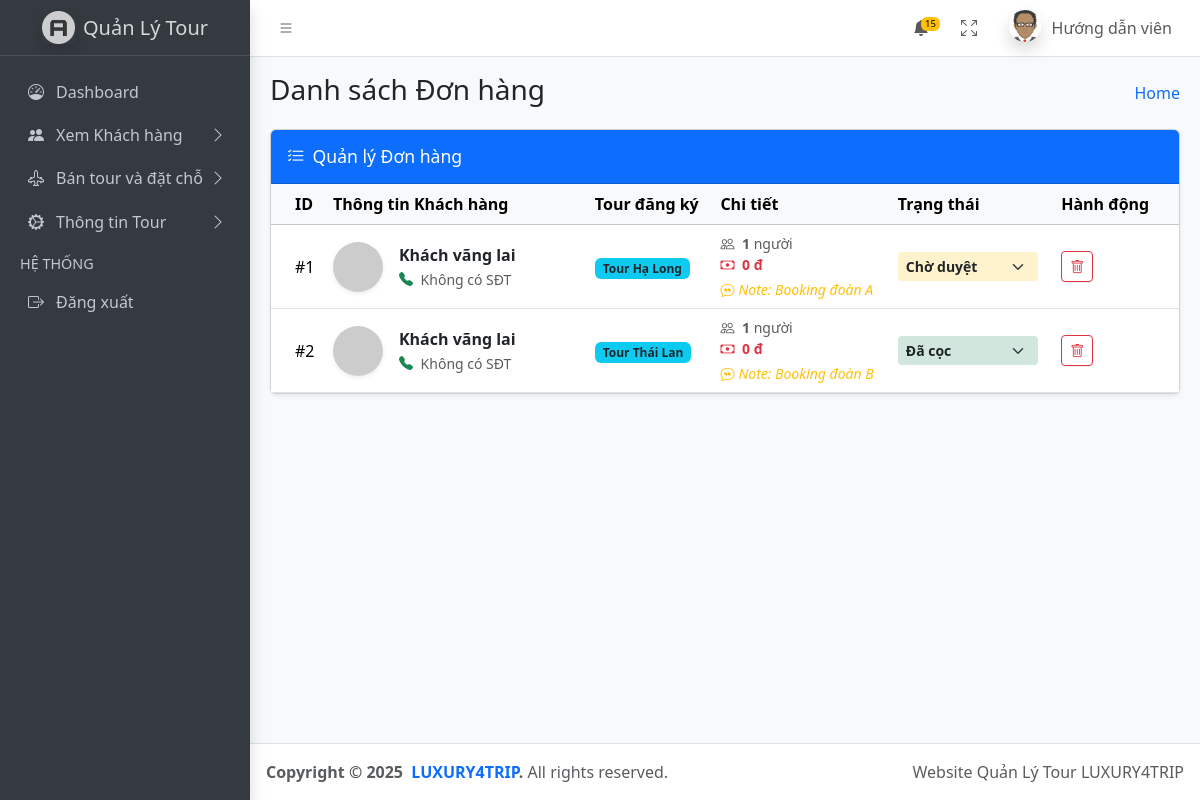
Screenshot of /?act=booking (signed in) with the database file from the repository.
### tables this page shows
CREATE TABLE `bookings` (
  `id` bigint(20) NOT NULL,
  `tour_id` bigint(20) DEFAULT NULL,
  `created_by` bigint(20) DEFAULT NULL,
  `assigned_guide_id` bigint(20) DEFAULT NULL,
  `status` bigint(20) DEFAULT NULL,
  `start_date` date DEFAULT NULL,
  `end_date` date DEFAULT NULL,
  `schedule_detail` longtext DEFAULT NULL CHECK (json_valid(`schedule_detail`)),
  `service_detail` longtext DEFAULT NULL CHECK (json_valid(`service_detail`)),
  `diary` longtext DEFAULT NULL CHECK (json_valid(`diary`)),
  `lists_file` longtext DEFAULT NULL CHECK (json_valid(`lists_file`)),
  `notes` text DEFAULT NULL,
  `created_at` timestamp NOT NULL DEFAULT current_timestamp(),
  `updated_at` timestamp NOT NULL DEFAULT current_timestamp() ON UPDATE current_timestamp()
);

CREATE TABLE `tours` (
  `id` bigint(20) NOT NULL,
  `name` varchar(255) NOT NULL,
  `description` text DEFAULT NULL,
  `category_id` bigint(20) DEFAULT NULL,
  `schedule` longtext DEFAULT NULL CHECK (json_valid(`schedule`)),
  `images` longtext DEFAULT NULL CHECK (json_valid(`images`)),
  `prices` longtext DEFAULT NULL CHECK (json_valid(`prices`)),
  `policies` longtext DEFAULT NULL CHECK (json_valid(`policies`)),
  `suppliers` longtext DEFAULT NULL CHECK (json_valid(`suppliers`)),
  `price` decimal(15,2) DEFAULT NULL,
  `status` tinyint(4) NOT NULL,
  `created_at` timestamp NOT NULL DEFAULT current_timestamp(),
  `updated_at` timestamp NOT NULL DEFAULT current_timestamp() ON UPDATE current_timestamp()
);

### src/controllers/BookingController.php (called while the page is built, shortened)
<?php
require_once __DIR__ . '/../models/Booking.php';
class BookingController {
    public function index() {
        $model = new Booking();
        $bookings = $model->getAll();
        view('admin.bookings.index', [
            'bookings' => $bookings,
            'title' => 'Quản lý Booking - Website Quản Lý Tour',
            'pageTitle' => 'Danh sách Đơn hàng'
        ]);
    }
}

### src/models/Booking.php (called while the page is built, shortened)
<?php
class Booking {
    public function getAll() {
        $db = getDB();
        $sql = "SELECT b.*, t.name as tour_name, s.name as status_name
                FROM bookings b
                LEFT JOIN tours t ON b.tour_id = t.id
                LEFT JOIN tour_statuses s ON b.status = s.id
                ORDER BY b.created_at DESC";
        $stmt = $db->prepare($sql);
        $stmt->execute();
        return $stmt->fetchAll();
    }
}

### src/models/User.php (called while the page is built, shortened)
<?php
class User
{
    public $role;
    public function __construct($data = [])
    {
        if (is_array($data)) {
            $this->name = $data['name'] ?? '';
            $this->role = $data['role'] ?? 'huong_dan_vien';
        } else {
            $this->name = $data;
        }
    }
    public function isAdmin()
    {
        return $this->role === 'admin';
    }
}

### views/admin/bookings/index.php (the view, shortened to what this page needs)
<div class="card shadow-sm">
    <div class="card-header bg-primary text-white">
        <h3 class="card-title mb-0">
            <i class="bi bi-list-check me-2"></i>Quản lý Đơn hàng
        </h3>
    </div>
    <div class="card-body table-responsive p-0">
        <table class="table table-hover align-middle">
            <thead class="table-light">
                <tr>
                    <th>ID</th>
                    <th style="min-width: 250px;">Thông tin Khách hàng</th>
                    <th>Tour đăng ký</th>
                    <th>Chi tiết</th>
                    <th>Trạng thái</th>
                    <th>Hành động</th>
                </tr>
            </thead>
            <tbody>
                <?php foreach ($bookings as $b): ?>
                    <?php
                        $info = json_decode($b['service_detail'], true);
                        $name = !empty($info['name']) ? $info['name'] : 'Khách vãng lai';
                        $phone = !empty($info['phone']) ? $info['phone'] : 'Không có SĐT';
                        $avatarUrl = "https://ui-avatars.com/api/?name=" . urlencode($name) . "&background=random&color=fff&size=128";
                    ?>
                <tr>
                    <td>#<?= $b['id'] ?></td>
                    <td>
                        <div class="d-flex align-items-center">
                            <img src="<?= $avatarUrl ?>" alt="Avatar" class="rounded-circle me-3 shadow-sm" width="50" height="50">
                            <div>
                                <p class="fw-bold mb-0 text-dark fs-6"><?= htmlspecialchars($name) ?></p>
                                <small class="text-muted">
                                    <i class="bi bi-telephone-fill me-1 text-success"></i>
                                    <?= htmlspecialchars($phone) ?>
                                </small>
                            </div>
                        </div>
                    </td>
                    <td>
                        <span class="badge bg-info text-dark">
                            <?= htmlspecialchars($b['tour_name']) ?>
                        </span>
                    </td>
                    <td>
                        <div class="small text-muted">
                            <div><i class="bi bi-people me-1"></i> <b><?= $info['people'] ?? 1 ?></b> người</div>
                            <div class="text-danger fw-bold"><i class="bi bi-cash me-1"></i> <?= number_format($info['total'] ?? 0) ?> đ</div>
                            <?php if(!empty($b['notes'])): ?>
                                <div class="fst-italic mt-1 text-warning"><i class="bi bi-chat-quote me-1"></i>Note: <?= htmlspecialchars($b['notes']) ?></div>
                            <?php endif; ?>
                        </div>
                    </td>
                    <td>
                        <form action="<?= BASE_URL ?>booking/update-status" method="POST">
                            <select name="status" class="form-select form-select-sm border-0 fw-bold shadow-none"
                                    onchange="this.form.submit()"
                                    style="width: 140px; background-color: <?= $b['status'] == 2 ? '#d1e7dd' : ($b['status'] == 3 ? '#cfe2ff' : '#fff3cd') ?>">
                                <option value="1" <?= $b['status'] == 1 ? 'selected' : '' ?>>Chờ duyệt</option>
                                <option value="2" <?= $b['status'] == 2 ? 'selected' : '' ?>>Đã cọc</option>
                            </select>
                        </form>
                    </td>
                    <td>
                        <a href="<?= BASE_URL ?>booking/delete?id=<?= $b['id'] ?>"
                           class="btn btn-outline-danger btn-sm"
                           onclick="return confirm('Bạn chắc chắn muốn xóa đơn này?')">
                            <i class="bi bi-trash"></i>
                        </a>
                    </td>
                </tr>
                <?php endforeach; ?>
            </tbody>
        </table>
    </div>
</div>
<?php
$content = ob_get_clean();
view('layouts.AdminLayout', [
    'content' => $content,
    'title' => 'Quản lý Booking',
    'pageTitle' => 'Danh sách Đơn hàng'
]);
?>

### views/layouts/AdminLayout.php (shortened to what this page needs)
<!doctype html>
<html lang="vi">
  <head>
    <link
      rel="stylesheet"
      href="https://cdn.jsdelivr.net/npm/@fontsource/source-sans-3@5.0.12/index.css"
    />
    <link
      rel="stylesheet"
      href="https://cdn.jsdelivr.net/npm/overlayscrollbars@2.10.1/styles/overlayscrollbars.min.css"
    />
    <link
      rel="stylesheet"
      href="https://cdn.jsdelivr.net/npm/bootstrap-icons@1.11.3/font/bootstrap-icons.min.css"
    />
    <link rel="stylesheet" href="<?= asset('dist/css/adminlte.css') ?>" />
  </head>
  <body class="layout-fixed sidebar-expand-lg bg-body-tertiary">
    <div class="app-wrapper">
      <?php block('header'); ?>
      <?php block('aside'); ?>
      <main class="app-main">
        <div class="app-content-header">
          <div class="container-fluid">
            <div class="row">
              <div class="col-sm-6"><h3 class="mb-0"><?= $pageTitle ?? 'Trang chủ' ?></h3></div>
              <div class="col-sm-6">
                <ol class="breadcrumb float-sm-end">
                  <li class="breadcrumb-item"><a href="<?= BASE_URL ?>?act=home">Home</a></li>
                </ol>
              </div>
            </div>
          </div>
        </div>
        <div class="app-content">
          <div class="container-fluid">
            <?php if (isset($content)): ?>
              <?= $content ?>
            <?php endif; ?>
          </div>
        </div>
      </main>
      <?php block('footer'); ?>
    </div>
  </body>
</html>

### views/layouts/blocks/header.php (shortened to what this page needs)
<nav class="app-header navbar navbar-expand bg-body">
  <div class="container-fluid">
    <ul class="navbar-nav">
      <li class="nav-item">
        <a class="nav-link" data-lte-toggle="sidebar" href="#" role="button">
          <i class="bi bi-list"></i>
        </a>
      </li>
    </ul>
    <ul class="navbar-nav ms-auto">
      <li class="nav-item dropdown">
        <a class="nav-link" data-bs-toggle="dropdown" href="#">
          <span class="navbar-badge badge text-bg-warning">15</span>
        </a>
      </li>
      <li class="nav-item">
        <a class="nav-link" href="#" data-lte-toggle="fullscreen">
          <i data-lte-icon="maximize" class="bi bi-arrows-fullscreen"></i>
        </a>
      </li>
      <?php if (isLoggedIn()): ?>
        <?php $currentUser = getCurrentUser(); ?>
        <li class="nav-item dropdown user-menu">
          <a href="#" class="nav-link dropdown-toggle" data-bs-toggle="dropdown">
            <?php if (isAdmin()): ?>
            <img
              id="headerAvatar"
              src="<?= isset($_SESSION['user_avatar_' . getCurrentUser()->id]) ? $_SESSION['user_avatar_' . getCurrentUser()->id] : asset('dist/assets/img/user2-160x160.jpg') ?>"
              class="user-image rounded-circle shadow"
              alt="User Image"
              style="object-fit: cover;"
            />
            <?php else: ?>
            <img
              id="headerAvatar"
              src="<?= asset('dist/assets/img/avatar.png') ?>"
              class="user-image rounded-circle shadow"
              alt="User Image"
              style="object-fit: cover;"
            />
            <?php endif; ?>
            <span class="d-none d-md-inline"><?= $currentUser->name ?></span>
          </a>
        </li>
      <?php endif; ?>
    </ul>
  </div>
</nav>

### views/layouts/blocks/aside.php (shortened to what this page needs)
<aside class="app-sidebar bg-body-secondary shadow" data-bs-theme="dark">
  <div class="sidebar-brand">
    <a href="<?= BASE_URL . '?act=home' ?>" class="brand-link">
      <img
        src="<?= asset('dist/assets/img/AdminLTELogo.png') ?>"
        alt="AdminLTE Logo"
        class="brand-image opacity-75 shadow"
      />
      <span class="brand-text fw-light">
        <?php if (isAdmin()): ?>
          Quản Trị Viên
        <?php else: ?>
          Quản Lý Tour
        <?php endif; ?>
      </span>
    </a>
  </div>
  <div class="sidebar-wrapper">
    <nav class="mt-2">
      <ul
        class="nav sidebar-menu flex-column"
        data-lte-toggle="treeview"
        role="menu"
        data-accordion="false"
      >
        <li class="nav-item">
          <a href="<?= BASE_URL . '?act=home' ?>" class="nav-link">
            <i class="nav-icon bi bi-speedometer"></i>
            <p>Dashboard</p>
          </a>
        </li>
         <li class="nav-item">
          <a href="#" class="nav-link">
            <i class="nav-icon bi bi-people-fill"></i>
            <p>
              <?= isAdmin() ? 'Quản lý tour và sản phẩm du lịch' : 'Xem Khách hàng' ?>
            </p>
          </a>
        </li>
        <li class="nav-item">
          <a href="#" class="nav-link">
            <i class="nav-icon bi bi-airplane-engines"></i>
            <p>
              Bán tour và đặt chỗ
            </p>
          </a>
        </li>
        <li class="nav-item">
          <a href="#" class="nav-link">
            <i class="nav-icon bi bi-gear-wide-connected"></i>
            <p>
              <?= isAdmin() ? 'Quản lý & Điều hành Tour' : 'Thông tin Tour' ?>
            </p>
          </a>
        </li>
        <li class="nav-header">HỆ THỐNG</li>
        <li class="nav-item">
          <a href="<?= BASE_URL . 'logout' ?>" class="nav-link">
            <i class="nav-icon bi bi-box-arrow-right"></i>
            <p>Đăng xuất</p>
          </a>
        </li>
      </ul>
    </nav>
  </div>
</aside>

### views/layouts/blocks/footer.php
<footer class="app-footer">
  <div class="float-end d-none d-sm-inline">Website Quản Lý Tour LUXURY4TRIP</div>
  <strong>
    Copyright &copy; <?= date('Y') ?>&nbsp;
    <a href="#" class="text-decoration-none">LUXURY4TRIP</a>.
  </strong>
  All rights reserved.
</footer>

### src/helpers/helpers.php (shortened to what this page needs)
<?php
function view_path(string $view): string
{
    $normalized = str_replace('.', DIRECTORY_SEPARATOR, $view);
    return BASE_PATH . DIRECTORY_SEPARATOR . 'views' . DIRECTORY_SEPARATOR . $normalized . '.php';
}
function block_path(string $block): string
{
    return BASE_PATH . DIRECTORY_SEPARATOR . 'views' . DIRECTORY_SEPARATOR . 'layouts' . DIRECTORY_SEPARATOR . 'blocks' . DIRECTORY_SEPARATOR . $block . '.php';
}
function view(string $view, array $data = []): void
{
    $file = view_path($view);
    extract($data, EXTR_OVERWRITE);
    include $file;
    $content = ob_get_clean();
    if ($GLOBALS['current_layout']) {
        $layoutFile = BASE_PATH . DIRECTORY_SEPARATOR . 'views' . DIRECTORY_SEPARATOR . 'layouts' . DIRECTORY_SEPARATOR . $GLOBALS['current_layout'] . '.php';
        if (file_exists($layoutFile)) {
            $layoutData = array_merge($GLOBALS['layout_data'], ['content' => $content]);
            extract($layoutData, EXTR_OVERWRITE);
            include $layoutFile;
        } else {
            echo "Layout not found: " . $layoutFile;
            echo $content;
        }
        $GLOBALS['current_layout'] = null;
        $GLOBALS['layout_data'] = [];
    } else {
        echo $content;
    }
}
function block(string $block, array $data = []): void
{
    $file = block_path($block);
    extract($data, EXTR_OVERWRITE);
    include $file;
}
function asset(string $path): string
{
    return rtrim(BASE_URL, '/') . '/public/' . ltrim($path, '/');
}
function isLoggedIn()
{
    return isset($_SESSION['user_id']);
}
function getCurrentUser()
{
    return new User([
        'id'    => $_SESSION['user_id'],
        'name'  => $_SESSION['user_name'],
        'email' => $_SESSION['user_email'],
        'role'  => $_SESSION['user_role']
    ]);
}
function isAdmin()
{
    $user = getCurrentUser();
    return $user && $user->isAdmin();
}

### rows the page displays
bookings: id "1", name "Khách vãng lai", phone "Không có SĐT", tour.name "Tour Hạ Long", service_detail "1", service_detail "0", notes "Booking đoàn A", status "Chờ duyệt"
bookings: id "2", name "Khách vãng lai", phone "Không có SĐT", tour.name "Tour Thái Lan", service_detail "1", service_detail "0", notes "Booking đoàn B", status "Đã cọc"

### other values shown
$currentUser->name "Hướng dẫn viên"
$pageTitle "Danh sách Đơn hàng"
